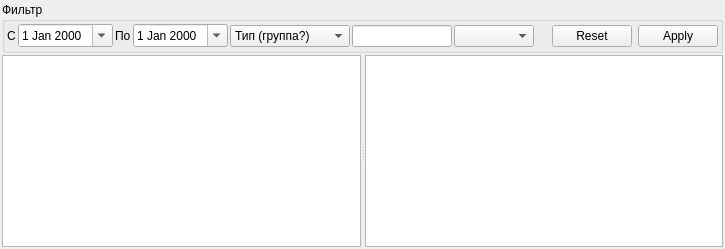
     <widget class="QWidget" name="tabAmbCardMisc">
      <attribute name="title">
       <string>Мероприятия</string>
      </attribute>
      <layout class="QGridLayout" name="_17">
       <property name="margin">
        <number>2</number>
       </property>
       <property name="spacing">
        <number>2</number>
       </property>
       <item row="0" column="0">
        <widget class="QGroupBox" name="frmAmbCardMiscFilter">
         <property name="sizePolicy">
          <sizepolicy hsizetype="Preferred" vsizetype="Minimum">
           <horstretch>0</horstretch>
           <verstretch>0</verstretch>
          </sizepolicy>
         </property>
         <property name="title">
          <string>Фильтр</string>
         </property>
         <layout class="QGridLayout" name="_18">
          <property name="margin">
           <number>2</number>
          </property>
          <property name="spacing">
           <number>2</number>
          </property>
          <item row="0" column="0">
           <widget class="QLabel" name="lblAmbCardMiscBegDate">
            <property name="text">
             <string>С</string>
            </property>
           </widget>
          </item>
          <item row="0" column="1">
           <widget class="CDateEdit" name="edtAmbCardMiscBegDate">
            <property name="calendarPopup">
             <bool>true</bool>
            </property>
           </widget>
          </item>
          <item row="0" column="2">
           <widget class="QLabel" name="lblAmbCardMiscEndDate">
            <property name="text">
             <string>По</string>
            </property>
           </widget>
          </item>
          <item row="0" column="3">
           <widget class="CDateEdit" name="edtAmbCardMiscEndDate">
            <property name="calendarPopup">
             <bool>true</bool>
            </property>
           </widget>
          </item>
          <item row="0" column="4">
           <widget class="CActionTypeComboBox" name="cmbAmbCardMiscGroup">
            <property name="minimumSize">
             <size>
              <width>120</width>
              <height>0</height>
             </size>
            </property>
            <item>
             <property name="text">
              <string>Тип (группа?)</string>
             </property>
            </item>
           </widget>
          </item>
          <item row="0" column="5">
           <widget class="QLineEdit" name="edtAmbCardMiscOffice">
            <property name="sizePolicy">
             <sizepolicy hsizetype="Maximum" vsizetype="Fixed">
              <horstretch>0</horstretch>
              <verstretch>0</verstretch>
             </sizepolicy>
            </property>
            <property name="minimumSize">
             <size>
              <width>60</width>
              <height>0</height>
             </size>
            </property>
            <property name="maximumSize">
             <size>
              <width>100</width>
              <height>16777215</height>
             </size>
            </property>
            <property name="maxLength">
             <number>10</number>
            </property>
            <property name="readOnly">
             <bool>false</bool>
            </property>
           </widget>
          </item>
          <item row="0" column="6">
           <widget class="COrgStructureComboBox" name="cmbAmbCardMiscOrgStructure">
            <property name="sizePolicy">
             <sizepolicy hsizetype="Expanding" vsizetype="Fixed">
              <horstretch>0</horstretch>
              <verstretch>0</verstretch>
             </sizepolicy>
            </property>
            <property name="minimumSize">
             <size>
              <width>80</width>
              <height>0</height>
             </size>
            </property>
           </widget>
          </item>
          <item row="0" column="7">
           <spacer>
            <property name="orientation">
             <enum>Qt::Horizontal</enum>
            </property>
            <property name="sizeHint" stdset="0">
             <size>
              <width>16</width>
              <height>24</height>
             </size>
            </property>
           </spacer>
          </item>
          <item row="0" column="8">
           <widget class="QDialogButtonBox" name="cmdAmbCardMiscButtonBox">
            <property name="sizePolicy">
             <sizepolicy hsizetype="Maximum" vsizetype="Fixed">
              <horstretch>0</horstretch>
              <verstretch>0</verstretch>
             </sizepolicy>
            </property>
            <property name="orientation">
             <enum>Qt::Horizontal</enum>
            </property>
            <property name="standardButtons">
             <set>QDialogButtonBox::Apply|QDialogButtonBox::Reset</set>
            </property>
           </widget>
          </item>
         </layout>
        </widget>
       </item>
       <item row="1" column="0">
        <widget class="QFrame" name="frmAmbCardMiscAction">
         <property name="sizePolicy">
          <sizepolicy hsizetype="Preferred" vsizetype="Expanding">
           <horstretch>0</horstretch>
           <verstretch>0</verstretch>
          </sizepolicy>
         </property>
         <property name="frameShape">
          <enum>QFrame::NoFrame</enum>
         </property>
         <property name="frameShadow">
          <enum>QFrame::Raised</enum>
         </property>
         <layout class="QGridLayout" name="_19">
          <property name="margin">
           <number>0</number>
          </property>
          <property name="spacing">
           <number>0</number>
          </property>
          <item row="0" column="0">
           <widget class="QSplitter" name="splitterAmbCardMiscAction">
            <property name="orientation">
             <enum>Qt::Horizontal</enum>
            </property>
            <widget class="CRegistryActionsTableView" name="tblAmbCardMiscActions"/>
            <widget class="CActionPropertiesTableView" name="tblAmbCardMiscActionProperties"/>
           </widget>
          </item>
         </layout>
        </widget>
       </item>
      </layout>
     </widget>
